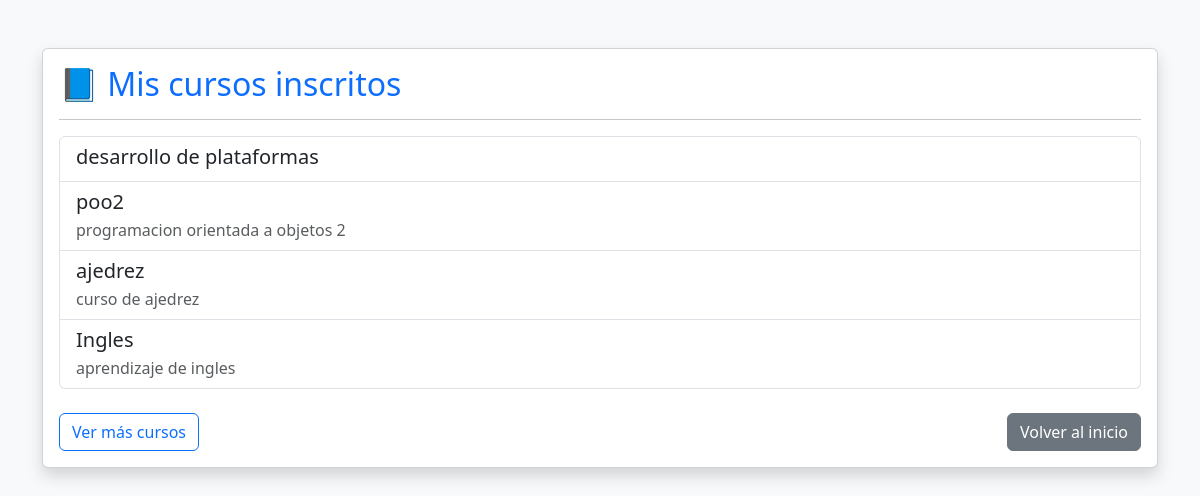
The page /mis-cursos/ (signed in) on the database its author committed.
### usuarios/models.py (models this page shows, shortened)
class Inscripcion(models.Model):
    estudiante = models.ForeignKey(Usuario, on_delete=models.CASCADE)
    curso = models.ForeignKey(Curso, on_delete=models.CASCADE)
    fecha = models.DateTimeField(auto_now_add=True)
    class Meta:
        unique_together = ('estudiante', 'curso')  # evita inscripciones duplicadas

class Curso(models.Model):
    nombre = models.CharField(max_length=100)
    descripcion = models.TextField(blank=True)
    docente = models.ForeignKey(settings.AUTH_USER_MODEL, on_delete=models.CASCADE)

### usuarios/views.py (the view)
# urls.py: path('mis-cursos/', views.mis_cursos_view, name='mis_cursos'),
@login_required
def mis_cursos_view(request):
    if request.user.es_docente:
        return HttpResponseForbidden("Solo los estudiantes pueden ver esta vista.")
    inscripciones = Inscripcion.objects.filter(estudiante=request.user)
    return render(request, 'usuarios/mis_cursos.html', {'inscripciones': inscripciones})

### usuarios/templates/usuarios/mis_cursos.html (shortened to what this page needs)
{% load static %}
<!DOCTYPE html>
<html lang="es">
<head>
    <link href="https://cdn.jsdelivr.net/npm/bootstrap@5.3.3/dist/css/bootstrap.min.css" rel="stylesheet">
</head>
<body class="bg-light">
<div class="container mt-5">
    <div class="card shadow">
        <div class="card-body">
            <h2 class="card-title text-primary">📘 Mis cursos inscritos</h2>
            <hr>
            {% if inscripciones %}
                <ul class="list-group">
                    {% for inscripcion in inscripciones %}
                        <li class="list-group-item">
                            <h5 class="mb-1">{{ inscripcion.curso.nombre }}</h5>
                            <p class="mb-0 text-muted">{{ inscripcion.curso.descripcion }}</p>
                        </li>
                    {% endfor %}
                </ul>
            {% else %}
                <div class="alert alert-warning mt-3">
                    No estás inscrito en ningún curso aún.
                </div>
            {% endif %}
            <div class="mt-4 d-flex justify-content-between">
                <a href="{% url 'cursos_disponibles' %}" class="btn btn-outline-primary">Ver más cursos</a>
                <a href="{% url 'inicio' %}" class="btn btn-secondary">Volver al inicio</a>
            </div>
        </div>
    </div>
</div>
</body>
</html>

### rows shown on the page
Inscripcion: curso.nombre "desarrollo de plataformas"
Inscripcion: curso.nombre "poo2", curso.descripcion "programacion orientada a objetos 2"
Inscripcion: curso.nombre "ajedrez", curso.descripcion "curso de ajedrez"
Inscripcion: curso.nombre "Ingles", curso.descripcion "aprendizaje de ingles"
